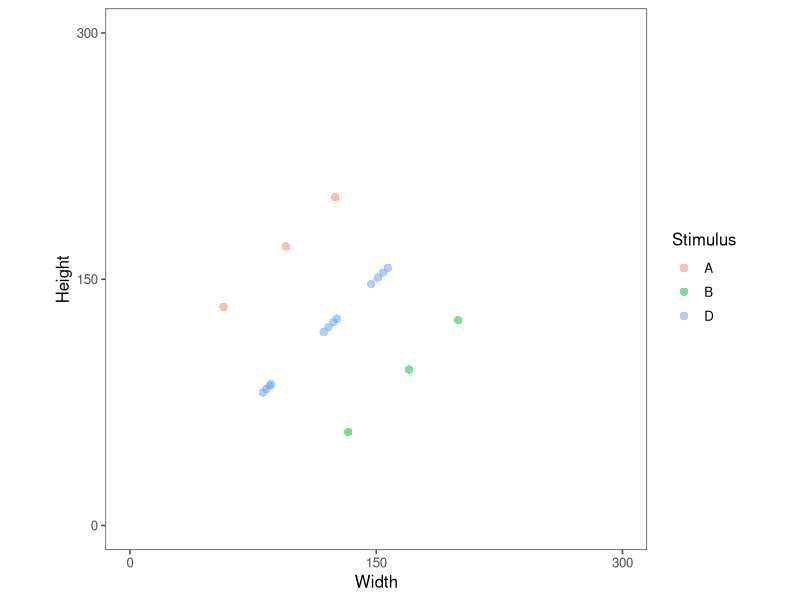

Reproduce this figure in R. (Note: this script raises an error after producing the figure.)
# create attraction effect stimuli for comparability exp
# exact same code as for circle experiment
# catch & fillers are created on the fly during experiment
# note that some needed very careful to tweaking to round to correct distances
# that's why percentages change from diagonal to diagonal
# winter 2025
# setup ======================================================================
# clear environment
rm(list=ls())

# libraries
library(tidyverse)
library(here)

# CONTROLS
save_stim <- T # whether to write stim values to a file

# necessary functions
distance <- function(a,b) sqrt( (a[1]-b[1])^2 + (a[2]-b[2])^2  )
compute_tdd <- function(stim,area) round((1-prod(stim)/area),digits=2)*100

# make stim ======================================================================

# three diagonals
a_3 <- c(125,200)
b_3 <- rev(a_3)

a_2 <- c(95,170)
b_2 <- rev(a_2)

a_1 <- c(57,133)
b_1 <- rev(a_1)

# distances are approximately the same across diagonals
distance(a_1,b_1)
distance(a_2,b_2)
distance(a_3,b_3)

# areas of each diagonal
area_1 <- prod(a_1)
area_2 <- prod(a_2)
area_3 <- prod(a_3)

# decoy areas - lower diagonal
area_1_02 <- area_1*.98
area_1_05 <- area_1*.95
area_1_09 <- area_1*.91
area_1_14 <- area_1*.85495

# make decoys - lower diagonal
d_1_02 <- round(rep(sqrt(area_1_02),2))
d_1_05 <- round(rep(sqrt(area_1_05),2))
d_1_09 <- round(rep(sqrt(area_1_09),2))
d_1_14 <- round(rep(sqrt(area_1_14),2))

# tdd check
compute_tdd(d_1_02, area_1)
compute_tdd(d_1_05, area_1)
compute_tdd(d_1_09, area_1)
compute_tdd(d_1_14, area_1)

# decoy areas - middle diagonal
area_2_02 <- area_2*.98
area_2_05 <- area_2*.95
area_2_09 <- area_2*.91
area_2_14 <- area_2*.86

# make decoys - middle diagonal
d_2_02 <- round(rep(sqrt(area_2_02),2))
d_2_05 <- round(rep(sqrt(area_2_05),2))
d_2_09 <- round(rep(sqrt(area_2_09),2))
d_2_14 <- round(rep(sqrt(area_2_14),2))

# tdd check
compute_tdd(d_2_02, area_2)
compute_tdd(d_2_05, area_2)
compute_tdd(d_2_09, area_2)
compute_tdd(d_2_14, area_2)

# decoy areas - upper diagonal
area_3_02 <- area_3*.98
area_3_05 <- area_3*.95
area_3_09 <- area_3*.91
area_3_14 <- area_3*.86

# make decoys - upper diagonal
d_3_02 <- round(rep(sqrt(area_3_02),2))
d_3_05 <- round(rep(sqrt(area_3_05),2))
d_3_09 <- round(rep(sqrt(area_3_09),2))
d_3_14 <- round(rep(sqrt(area_3_14),2))

# tdd check
compute_tdd(d_3_02, area_3)
compute_tdd(d_3_05, area_3)
compute_tdd(d_3_09, area_3)
compute_tdd(d_3_14, area_3)

# combine stim ======================================================================
# combine all stim in tmp matrix
stim_tmp <- rbind(
  "a_1_0"=a_1,
  "b_1_0"=b_1,
  "d_1_02"=d_1_02,
  "d_1_05"=d_1_05,
  "d_1_09"=d_1_09,
  "d_1_14"=d_1_14,
  "a_2_0"=a_2,
  "b_2_0"=b_2,
  "d_2_02"=d_2_02,
  "d_2_05"=d_2_05,
  "d_2_09"=d_2_09,
  "d_2_14"=d_2_14,
  "a_3_0"=a_3,
  "b_3_0"=b_3,
  "d_3_02"=d_3_02,
  "d_3_05"=d_3_05,
  "d_3_09"=d_3_09,
  "d_3_14"=d_3_14
)

# combine into nice df
all_stim <- tibble(
  name=rownames(stim_tmp),
  w=unname(stim_tmp[,1]),
  h=unname(stim_tmp[,2])
) %>%
  separate(name,into=c("name","diag","distance")) %>%
  mutate(across(c(diag,distance),as.numeric),
         distance=na_if(distance,0))

# plotting ======================================================================
p <- all_stim %>%
  mutate(name=toupper(name)) %>%
  ggplot(aes(w,h,col=name))+
  geom_point(size=2.5,alpha=.5,pch=16)+
  labs(x="Width",y="Height")+
  scale_color_discrete(name="Stimulus")+
  scale_x_continuous(breaks=c(0,150,300))+
  scale_y_continuous(breaks=c(0,150,300))+
  coord_fixed(xlim=c(0,300),ylim=c(0,300))+
  ggthemes::theme_few()
p

# saving stim ======================================================================
if(save_stim){
  p
  ggsave(filename=here("specs","stim.jpg"),width=4,height=4)
  write_csv(all_stim,file=here("specs","all_stim.csv"))
}

# catch stim ========================================================================
d1_w <- seq(a_1[1],b_1[1])
d1_h <- lm(a_1~b_1)$coefficients["(Intercept)"]-d1_w
d2_w <- seq(a_2[1],b_2[1])
d2_h <- lm(a_2~b_2)$coefficients["(Intercept)"]-d2_w
d3_w <- seq(a_3[1],b_3[1])
d3_h <- lm(a_3~b_3)$coefficients["(Intercept)"]-d3_w

par(pty='s')
plot(NA,NA,xlim=c(0,300),ylim=c(0,300),xlab="w",ylab="h")
points(d1_w,d1_h,pch=".")
points(d2_w,d2_h,pch=".")
points(d3_w,d3_h,pch=".")

# catch stim ========================================================================
min(all_stim$w)
max(all_stim$w)
min(all_stim$h)
max(all_stim$h)

w <- runif(10000, 56, 195)
h <- runif(10000, 56, 195)
par(pty='s')
plot(NA,NA,xlim=c(0,300),ylim=c(0,300),xlab="w",ylab="h")
points(w,h,pch=".")
a <- w*h
hist(a)

